Frame 1 (no input): blank canvas, image omitted
Frame 60 (no input): blank canvas, image omitted
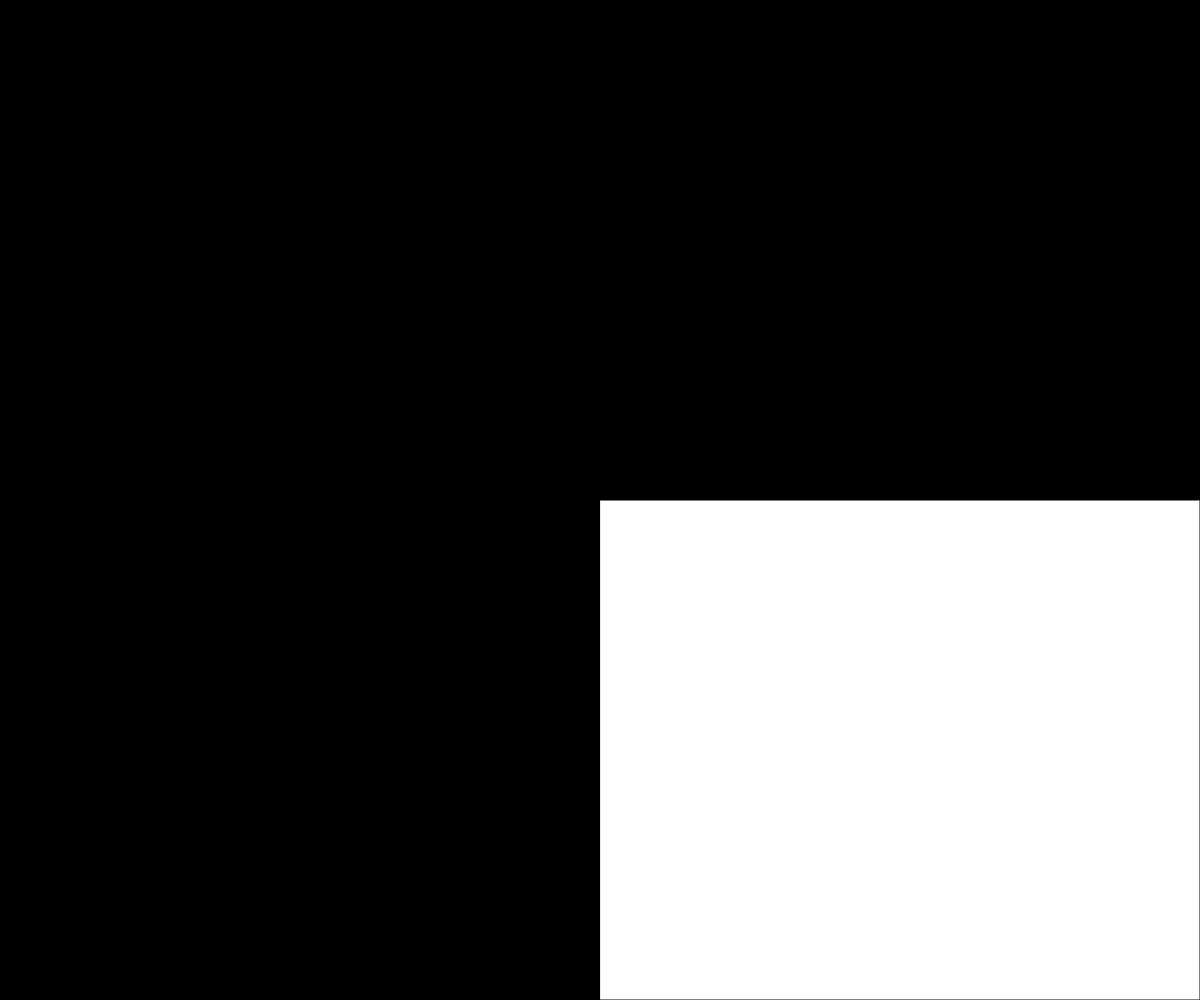
Frame 120 (the mouse pressed at the canvas centre since frame 60)

The p5.js sketch whose frames 1 and 60 were blank and that drew this single picture after the mouse press (run headless with seeded random() and noise() and a simulated clock; from frame 60 on, the mouse is pressed at the canvas centre):

// p5.js sketch
// ── sketch.js
// Name
//Project

//Extra for Experts:

let x, y;

function setup() {
  createCanvas(windowWidth, windowHeight);
  x = width/2;
  y = height/2;
}

function draw() {
  background("black");

  rect(x, y, mouseX, mouseY);
}
